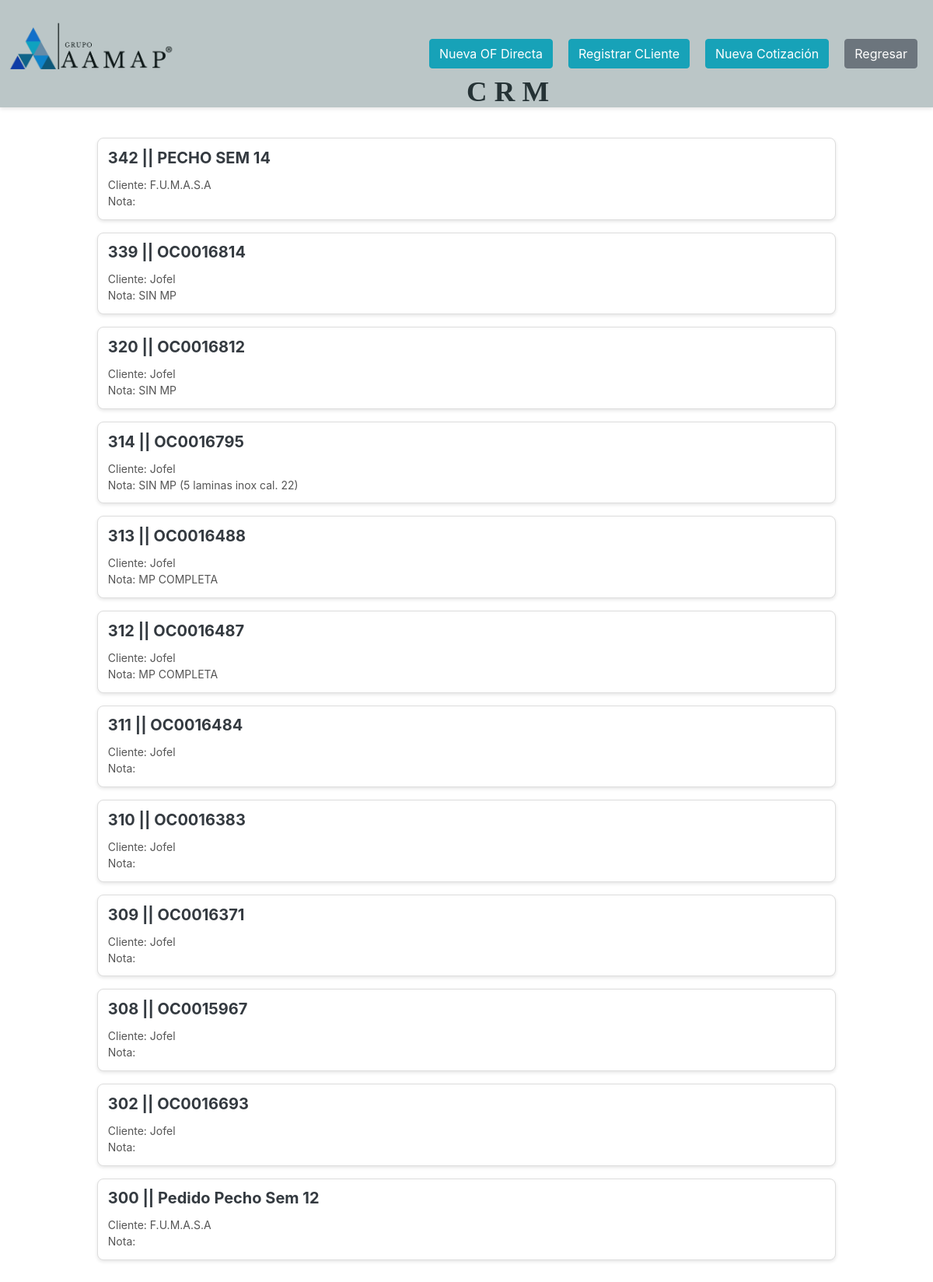
Page /PROYECTOS/direct_projects.php (signed in) on the earlier database version.
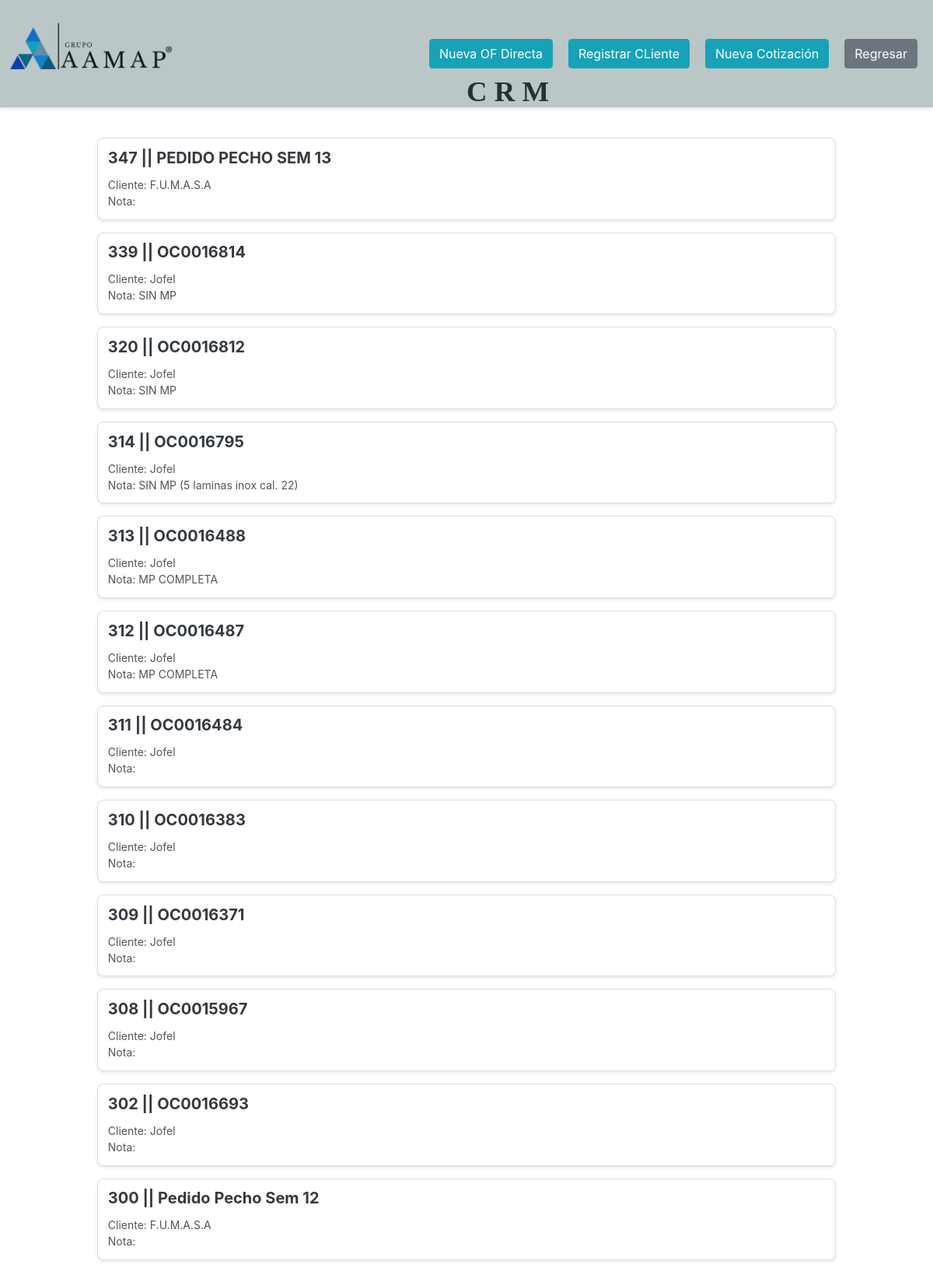
Same page on the later database version.
### tables this page shows
CREATE TABLE `orden_fab` (
  `id_fab` int(11) NOT NULL,
  `plano_ref` varchar(255) NOT NULL,
  `nota` text DEFAULT NULL,
  `observaciones` text DEFAULT NULL,
  `of_created` timestamp NOT NULL DEFAULT current_timestamp(),
  `id_proyecto` varchar(100) NOT NULL,
  `id_cliente` int(11) NOT NULL,
  `updated_at` timestamp NOT NULL DEFAULT current_timestamp() ON UPDATE current_timestamp()
);

CREATE TABLE `proyectos` (
  `cod_fab` varchar(100) NOT NULL,
  `id_cliente` int(11) DEFAULT NULL,
  `nombre` varchar(255) DEFAULT NULL,
  `descripcion` text DEFAULT NULL,
  `id_pedido` int(11) DEFAULT NULL,
  `fecha_entrega` date DEFAULT NULL,
  `etapa` enum('creado','aprobado','directo','rechazado','en proceso','finalizado','facturacion') DEFAULT 'creado',
  `observaciones` text DEFAULT NULL,
  `fecha_creacion` timestamp NOT NULL DEFAULT current_timestamp(),
  `id_comprador` int(11) DEFAULT NULL
);

CREATE TABLE `clientes_p` (
  `id` int(11) NOT NULL,
  `nombre_comercial` varchar(100) NOT NULL,
  `razon_social` varchar(150) NOT NULL,
  `rfc` varchar(30) NOT NULL,
  `direccion` varchar(100) NOT NULL,
  `activo` tinyint(1) NOT NULL DEFAULT 1
);

### PROYECTOS/direct_projects.php (the view, shortened to what this page needs)
<?php
require 'C:/xampp/htdocs/db_connect.php';
$sql = "SELECT username, role FROM users WHERE id = ?";
$stmt = $conn->prepare($sql);
$stmt->bind_param("i", $_SESSION['user_id']);
$stmt->execute();
$user_data = $stmt->get_result()->fetch_assoc();
$username = $user_data['username'] ?? '';
$sql = "SELECT
            of.id_fab AS orden_fab_id,  -- Mostrar id_fab en lugar de cod_fab
            p.nombre AS proyecto_nombre,
            p.descripcion,
            p.etapa AS estatus,
            p.observaciones,
            p.fecha_entrega,
            c.nombre_comercial AS cliente_nombre
        FROM proyectos AS p
        INNER JOIN clientes_p AS c ON p.id_cliente = c.id
        INNER JOIN orden_fab AS of ON p.cod_fab = of.id_proyecto  -- Unir con orden_fab
        WHERE p.etapa = 'directo'  -- Filtrar solo proyectos en etapa 'directo'
        ORDER BY of.id_fab DESC";
$result = $conn->query($sql);
$proyectos = [];
if ($result->num_rows > 0) {
    while ($row = $result->fetch_assoc()) {
        $proyectos[] = $row;
    }
}
?>
<!DOCTYPE html>
<html lang="es">
<head>
    <link rel="stylesheet" href="https://stackpath.bootstrapcdn.com/bootstrap/4.5.2/css/bootstrap.min.css">
    <link rel="stylesheet" type="text/css" href="stprojects.css">
</head>
<body>
<div class="navbar" style="display: flex; align-items: center; justify-content: space-between; padding: 0px; background-color: #f8f9fa; position: relative;">
    <img src="/assets/grupo_aamap.webp" alt="Logo AAMAP" style="width: 18%; position: absolute; top: 25px; left: 10px;">
    <div style="position: absolute; top: 90px; left: 600px;"><p style="font-size: 2.3em; font-family: 'Verdana';"><b>C R M</b></p></div>
    <div class="sticky-header" style="width: 100%;">
        <div class="container" style="display: flex; justify-content: flex-end; align-items: center;">
            <div style="display: flex; align-items: center; gap: 10px;">
                <a href="new_of.php" class="btn btn-info chompa">Nueva OF Directa</a>
                <?php if($username === 'admin' || $username === ''): ?>
                    <a href="reg_client.php" class="btn btn-info chompa">Registrar CLiente</a>
                    <a href="new_project.php" class="btn btn-info chompa">Nueva Cotización</nav></a>
                <?php endif; ?>
                <a href="/launch.php" class="btn btn-secondary chompa">Regresar</a>
            </div>
        </div>
    </div>
</div>
<div class="proyectos-container">
    <div id="proyectos-container">
        <?php if (!empty($proyectos)): ?>
            <br>
            <?php foreach ($proyectos as $proyecto): ?>
                <div class="proyecto-card w-100 mb-3" data-estatus="<?php echo htmlspecialchars($proyecto['estatus']); ?>">
                    <a href="ver_cot.php?id=<?php echo urlencode($proyecto['orden_fab_id']); ?>" class="card-link" target="_blank">
                        <div class="card text-dark">
                            <div class="card-body">
                                <h5 class="card-title"><?php echo htmlspecialchars($proyecto['orden_fab_id']); ?> || <?php echo htmlspecialchars($proyecto['proyecto_nombre']); ?></h5>
                                <p class="card-text">
                                    Cliente: <?php echo htmlspecialchars($proyecto['cliente_nombre']); ?><br>
                                    Nota: <?php echo htmlspecialchars($proyecto['descripcion']); ?><br>
                                </p>
                            </div>
                        </div>
                    </a>
                </div>
            <?php endforeach; ?>
        <?php else: ?>
            <div class="col-12">
                <p class="text-muted text-center">No hay órdenes de fabricación directas disponibles.</p>
            </div>
        <?php endif; ?>
    </div>
</div>
</body>
</html>

Differences in the rows shown:
no longer on this page (row unchanged): orden_fab: id_fab "342", id_proyecto.nombre "PECHO SEM 14", id_cliente.nombre_comercial "F.U.M.A.S.A"
added orden_fab: id_fab "347", id_proyecto.nombre "PEDIDO PECHO SEM 13", id_cliente.nombre_comercial "F.U.M.A.S.A"
